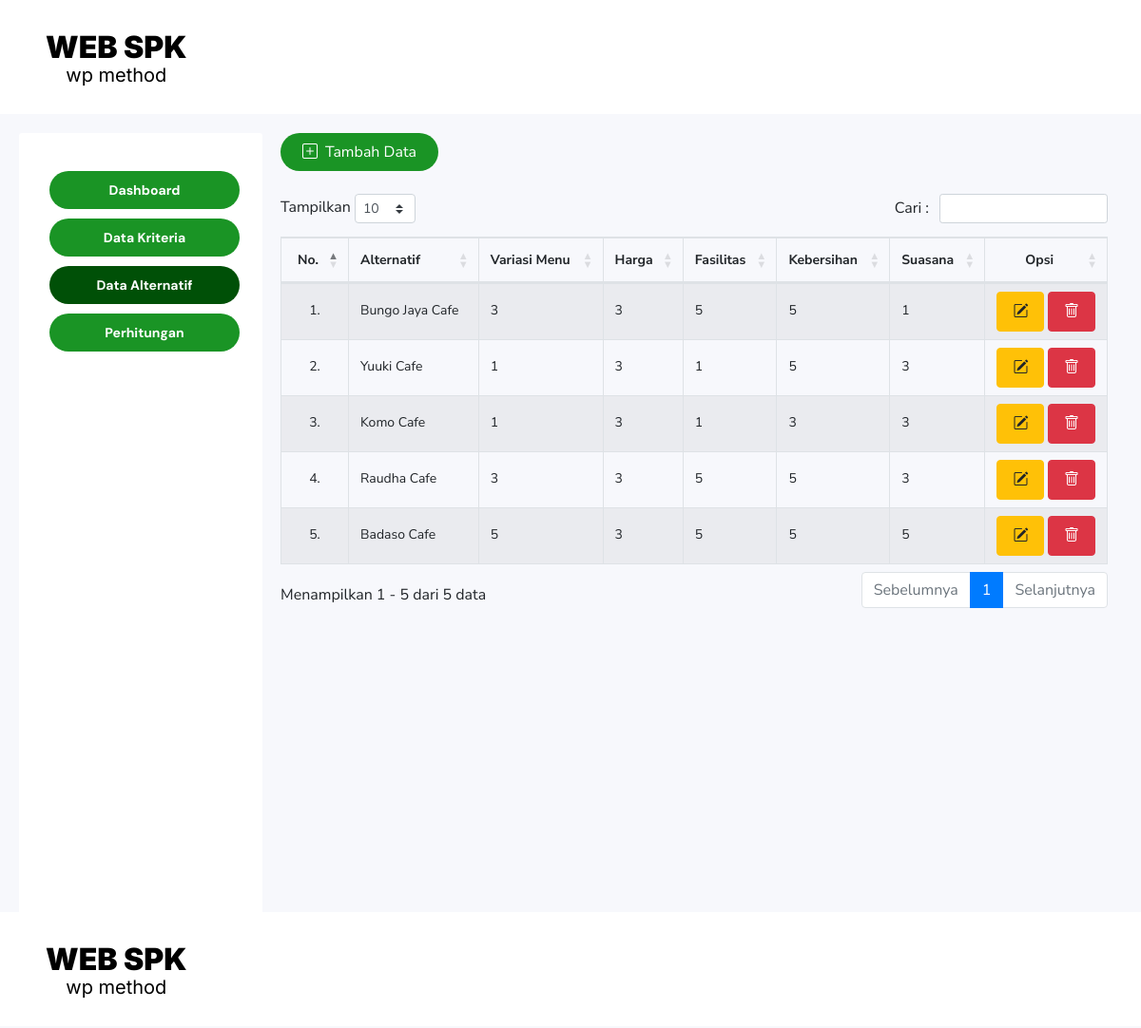
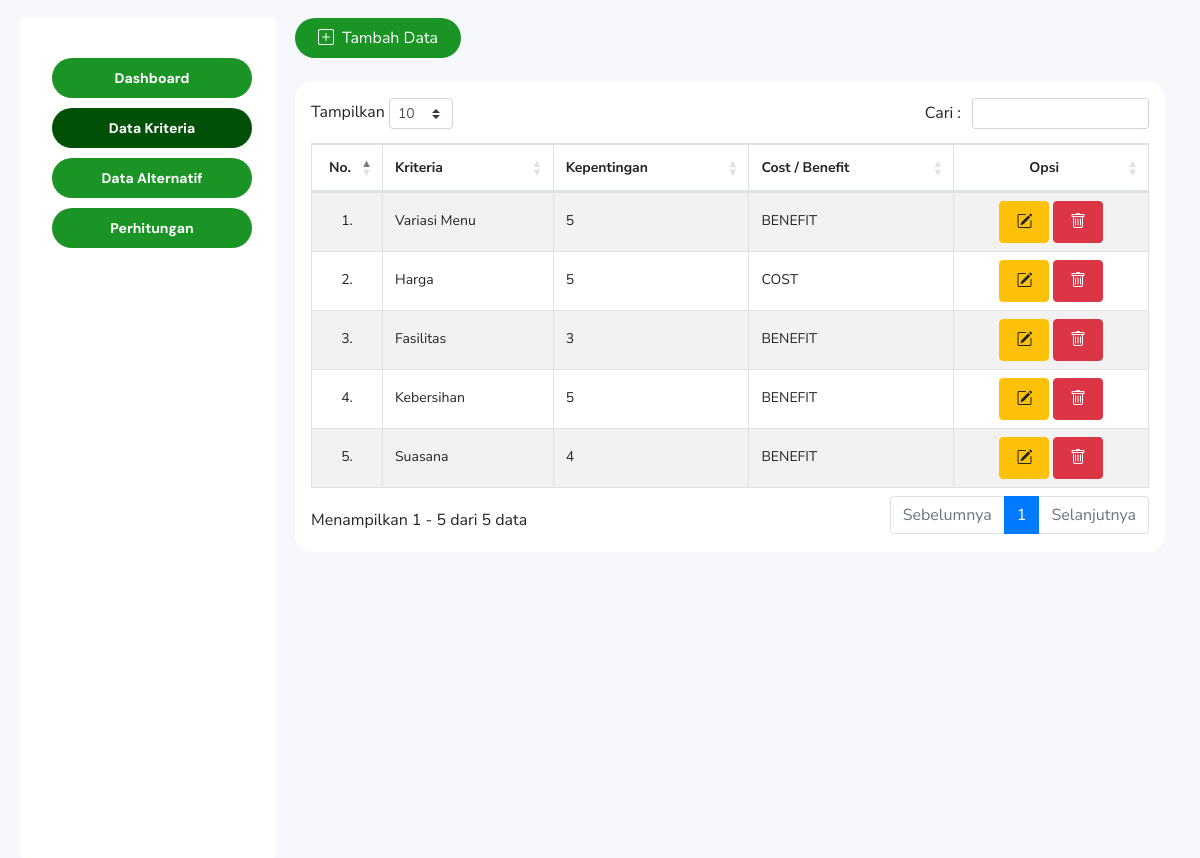
Page /kriteria.php on the committed database (2 pictures, top to bottom).
### tables this page shows
CREATE TABLE `kriteria` (
  `id_kriteria` int(11) NOT NULL,
  `kriteria` varchar(50) NOT NULL,
  `kepentingan` smallint(6) NOT NULL,
  `cost_benefit` varchar(10) NOT NULL
);

CREATE TABLE `alternatif` (
  `id_alternatif` int(11) NOT NULL,
  `alternatif` varchar(50) NOT NULL
);

CREATE TABLE `detail_alternatif` (
  `id_alternatif` int(11) NOT NULL,
  `id_kriteria` int(11) NOT NULL,
  `nilai` smallint(6) NOT NULL
);

### functions/kriteria.php (called while the page is built, shortened)
<?php
require_once "configdb.php";
require_once "alternatif.php";
class Kriteria {
    private $db;
    public function __construct(){
        $this->dbh = new Connection;
        $this->db = $this->dbh->getConnection();
    }
    public function getAllKriteria(){
        $kriteria = $this->db->query('SELECT * FROM kriteria');
        return $kriteria;
    }
}

### configdb.php (called while the page is built, shortened)
<?php
class Connection {
	private $connection;
	public function __construct(){
		$this->connection = new mysqli("localhost", "root", "", "spk_wp");
	}
	public function getConnection(){
		return $this->connection;
	}
}

### functions/alternatif.php (called while the page is built, shortened)
<?php
require_once "configdb.php";
require_once "kriteria.php";
class Alternatif {
    private $db;
    public function __construct(){
        $this->dbh = new Connection;
        $this->db = $this->dbh->getConnection();
    }
    public function getAllAlternatif(){
        $alternatif = $this->db->query("SELECT * FROM alternatif");
        return $alternatif;
    }
    public function getDetailAlternatifById($id){
        $statement = $this->db->prepare("SELECT id_alternatif, k.id_kriteria, kriteria, nilai FROM detail_alternatif RIGHT JOIN kriteria AS k ON k.id_kriteria = detail_alternatif.id_kriteria WHERE id_alternatif = ?");
        $statement->bind_param("i", $id);
        $statement->execute();
        $result = $statement->get_result();
        return $result;
    }
}

### kriteria.php (the view, shortened to what this page needs)
<?php
	require_once 'configdb.php';
  require_once 'functions/kriteria.php';
  include_once "header.php";
  $kriterias = new Kriteria;
  $kriteria = $kriterias->getAllKriteria();
?>
<body>
  <div class="wrapper">
    <nav>
      <a class="logo" href="/">
        <span>WEB SPK</span>
        <span>wp method</span>
      </a>
    </nav>
    <aside style="border-radius:3px;">
      <ul>
        <li><a href="index.php">Dashboard</a></li>
        <li><a href="kriteria.php" class="active">Data Kriteria</a></li>
        <li><a href="alternatif.php">Data Alternatif</a></li>
        <li><a href="perhitungan.php">Perhitungan</a></li>
      </ul>
    </aside>
    <main>
      <div class="container">
        <div id="page-wrapper">
          <a class="btn-add-alternatif" href='add-kriteria.php'><i class="bi bi-plus-square"></i> Tambah Data</a>
          <div class="row">
            <div class="col-lg-12">
              <div class="panel panel-primary card p-3" style="border-radius:16px;border:none;">
                <div class="panel-body table-responsive">
                  <table id="tabel-kriteria" class="table table-striped table-bordered table-hover" cellspacing="0" width="100%">
                    <thead>
                      <tr>
                        <th class="text-center" style="width: 2rem;">No.</th>
                        <th>Kriteria</th>
                        <th>Kepentingan</th>
                        <th>Cost / Benefit</th>
                        <th class='text-center'>Opsi</th>
                      </tr>
                    </thead>
                    <tbody>
                      <?php
                        $i=1;
                        foreach($kriteria as $k) :
                      ?>
                      <tr>
                        <td class="text-center"><?= $i++ ?>.</td>
                        <td><?= $k['kriteria'] ?></td>
                        <td><?= $k['kepentingan'] ?></td>
                        <td class="text-uppercase"><?= $k['cost_benefit'] ?></td>
                        <td class="text-center p-2">
                          <a href="edit-kriteria.php?id=<?= $k["id_kriteria"]; ?>" class="btn btn-warning py-2 px-3 mb-md-2 mb-lg-0"  data-bs-toggle="tooltip" data-bs-title="Edit"><i class="bi bi-pencil-square"></i></a>
                          <a href="#" class="btn btn-danger py-2 px-3 text-white" onclick="hapus(<?= $k['id_kriteria'] ?>, '<?= $k['kriteria'] ?>')" data-bs-toggle="tooltip" data-bs-title="Hapus"><i class="bi bi-trash"></i></a>
                        </td>
                      </tr>
                      <?php endforeach; ?>
                    </tbody>
                  </table>
                </div>
              </div>
            </div>
          </div>
        </div>
      </div>
  </div>
</body>
</html>

### alternatif.php (shortened to what this page needs)
<?php
	require_once 'configdb.php';
  require_once 'functions/kriteria.php';
  require_once 'functions/alternatif.php';
  include_once "header.php";
  $kriterias = new Kriteria;
  $kriteria = $kriterias->getAllKriteria();
  $alternatifs = new Alternatif;
  $alternatif = $alternatifs->getAllAlternatif();
?>
<body>
  <div class="wrapper">
    <nav>
      <a class="logo" href="/">
        <span>WEB SPK</span>
        <span>wp method</span>
      </a>
    </nav>
    <aside style="border-radius:3px;">
      <ul>
        <li><a href="index.php">Dashboard</a></li>
        <li><a href="kriteria.php">Data Kriteria</a></li>
        <li><a href="alternatif.php" class="active">Data Alternatif</a></li>
        <li><a href="perhitungan.php">Perhitungan</a></li>
      </ul>
    </aside>
    <main>
      <div class="container">
        <a class="btn-add-alternatif" href='add-alternatif.php'><i class="bi bi-plus-square"></i> Tambah
          Data</a>
        <div class="panel panel-primary" style="border-radius:16px;border:none;">
          <div class="panel-body table-responsive">
            <table id="tabel-alternatif" class="table table-striped table-bordered table-hover" cellspacing="0"
              width="100%">
              <thead>
                <tr>
                  <th class="text-center" style="width: 2rem;">No.</th>
                  <th>Alternatif</th>
                  <?php foreach($kriteria as $k): ?>
                  <th><?= $k["kriteria"] ?></th>
                  <?php endforeach; ?>
                  <th class="text-center">Opsi</th>
                </tr>
              </thead>
              <tbody>
                <?php
                  $i = 1;
                  foreach($alternatif as $alt):
                ?>
                <tr>
                  <td class="text-center"><?= $i++ ?>.</td>
                  <td><?= $alt["alternatif"] ?></td>
                  <?php
                    $detailAlternatif = $alternatifs->getDetailAlternatifById($alt["id_alternatif"]);
                    foreach($detailAlternatif as $da):
                  ?>
                  <td><?php if($da["nilai"] != 0): echo $da["nilai"]; else: echo "belum ada nilai"; endif; ?></td>
                  <?php endforeach; ?>
                  <td class="text-center p-2">
                    <a href="edit-alternatif.php?id=<?= $alt["id_alternatif"]; ?>"
                      class="btn btn-warning py-2 px-3 mb-md-2 mb-lg-0" data-bs-toggle="tooltip" data-bs-title="Edit"><i class="bi bi-pencil-square"></i></a>
                    <a href="#" class="btn btn-danger py-2 px-3 text-white"
                      onclick="hapus(<?= $alt['id_alternatif'] ?>, '<?= $alt['alternatif'] ?>')"  data-bs-toggle="tooltip" data-bs-title="Hapus"><i
                        class="bi bi-trash"></i></a>
                  </td>
                </tr>
                <?php endforeach; ?>
              </tbody>
            </table>
          </div>
        </div>
      </div>
  </div>
</body>
</html>

### assets/css/style.css (style rules this page uses)
* { padding:0; margin:0; box-sizing: border-box; font-family: 'Nunito Sans', sans-serif; }
body { background-color:#f7f8fc; }
.wrapper { display: grid; grid-template-areas: "nav nav nav" "aside main main" "aside main main"; grid-template-columns:200px 1fr 1fr; column-gap:60px; }
.wrapper nav { grid-area: nav; width: 100%; height: 120px; display: flex; justify-content: start; align-items: center; background-color: #fff; padding-left:48px; }
.wrapper nav a { display:flex; flex-direction:column; justify-content: center; align-items: center; color:#000; }
.wrapper nav a span:nth-child(1) { font-family: 'Inter'; font-style: normal; font-weight: 900; font-size: 32px; }
.wrapper nav a span:nth-child(2) { font-family: 'Inter'; font-style: normal; font-weight: 400; font-size: 20px; margin-top:-10px; }
.wrapper aside { grid-area: aside; width: 256px; height: 100%; margin:20px; background-color: #fff; }
.wrapper aside ul { list-style:none; width:100%; height:100%; display:flex; justify-content:start; align-items:start; flex-direction:column; padding-top:40px; gap:10px; }
.wrapper aside ul li a { font-family: 'DM Sans'; font-style: normal; font-weight: 700; font-size: 14px; color: #000; text-decoration: none; width:200px; height:40px; border-radius:28px; padding:16px 48px; background:#1a9425; display:grid; place-content: center; transition:.3s; cursor:pointer; color:#fff; }
.active { background:#005007 !important; }
.wrapper main { grid-area: main; height: 100vh; margin:20px; }
.btn-add-alternatif { width:166px; height:40px; border-radius:32px; padding:8px 16px; display:flex; justify-content:center; align-items:center; gap:8px; background:#1a9425; color:#fff; text-decoration:none; transition:.3s; margin-bottom:24px; }
.table { font-size: 14px; }
.table td { line-height: 2rem !important; }

### rows in the picture
kriteria: kriteria "Variasi Menu", kepentingan "5", cost_benefit "BENEFIT"
kriteria: kriteria "Harga", kepentingan "5", cost_benefit "COST"
kriteria: kriteria "Fasilitas", kepentingan "3", cost_benefit "BENEFIT"
kriteria: kriteria "Kebersihan", kepentingan "5", cost_benefit "BENEFIT"
kriteria: kriteria "Suasana", kepentingan "4", cost_benefit "BENEFIT"
alternatif: alternatif "Bungo Jaya Cafe"
detail_alternatif: nilai "3"
detail_alternatif: nilai "3"
detail_alternatif: nilai "5"
detail_alternatif: nilai "5"
detail_alternatif: nilai "1"
alternatif: alternatif "Yuuki Cafe"
detail_alternatif: nilai "1"
detail_alternatif: nilai "3"
detail_alternatif: nilai "1"
detail_alternatif: nilai "5"
detail_alternatif: nilai "3"
alternatif: alternatif "Komo Cafe"
detail_alternatif: nilai "1"
detail_alternatif: nilai "3"
detail_alternatif: nilai "1"
detail_alternatif: nilai "3"
detail_alternatif: nilai "3"
alternatif: alternatif "Raudha Cafe"
detail_alternatif: nilai "3"
detail_alternatif: nilai "3"
detail_alternatif: nilai "5"
detail_alternatif: nilai "5"
detail_alternatif: nilai "3"
alternatif: alternatif "Badaso Cafe"
detail_alternatif: nilai "5"
detail_alternatif: nilai "3"
detail_alternatif: nilai "5"
detail_alternatif: nilai "5"
detail_alternatif: nilai "5"
